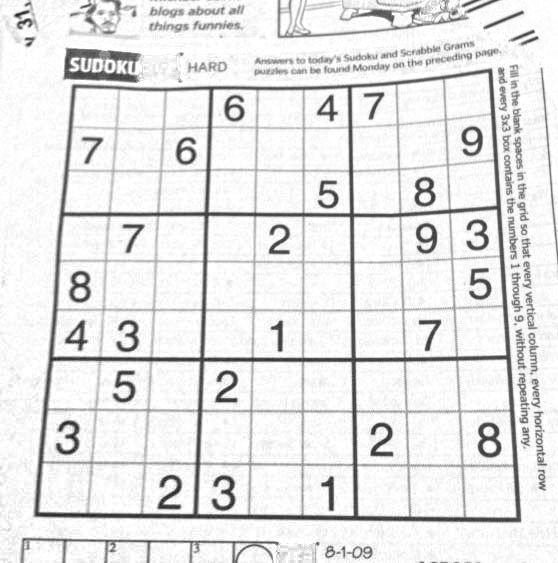
#> input picture videoProcessing/Assets/sudoku.jpg, 558 x 563 px
$ python 8-resimlerdeDonusumler.py
#> lines starting #> are read from the running program, lines starting #| are printed output that depends on the picture
# @title      :  resim transformasyonu
# @author     :  Hakan Kaya
# @date       :  03.09.2016
# @update     :  11.09.2016 by Hakan Kaya
# @description:  Video okuma ve gosterme islemi yapilmasi


import cv2
import numpy as np
from matplotlib import pyplot as plt

img = cv2.imread('./Assets/sudoku.jpg')
#> img is the input picture: shape (563, 558, 3); min 27, max 255, mean 229.5
rows, cols, ch = img.shape
#> rows = 563; cols = 558; ch = 3

pts1 = np.float32([[73, 85], [487, 65], [36, 511], [516, 516]])
pts2 = np.float32([[0, 0], [300, 0], [0, 300], [300, 300]])

M = cv2.getPerspectiveTransform(pts1, pts2)

dst = cv2.warpPerspective(img, M, (300, 300))
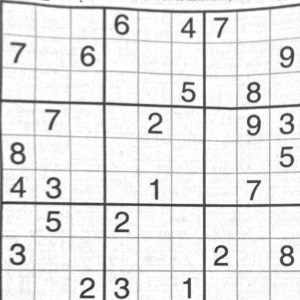
#> dst: shape (300, 300, 3); min 37, max 255, mean 229.9

plt.subplot(121), plt.imshow(img), plt.title('Input')
plt.subplot(122), plt.imshow(dst), plt.title('Output')
plt.show()
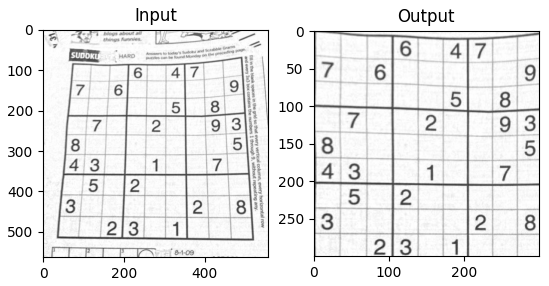
#> figure drawn by matplotlib, 2 panels

# Assets dosyasi icinde "transformasyonSonucu" dosyasi var

$ run again, with videoProcessing/Assets/gradient.jpg copied over videoProcessing/Assets/sudoku.jpg
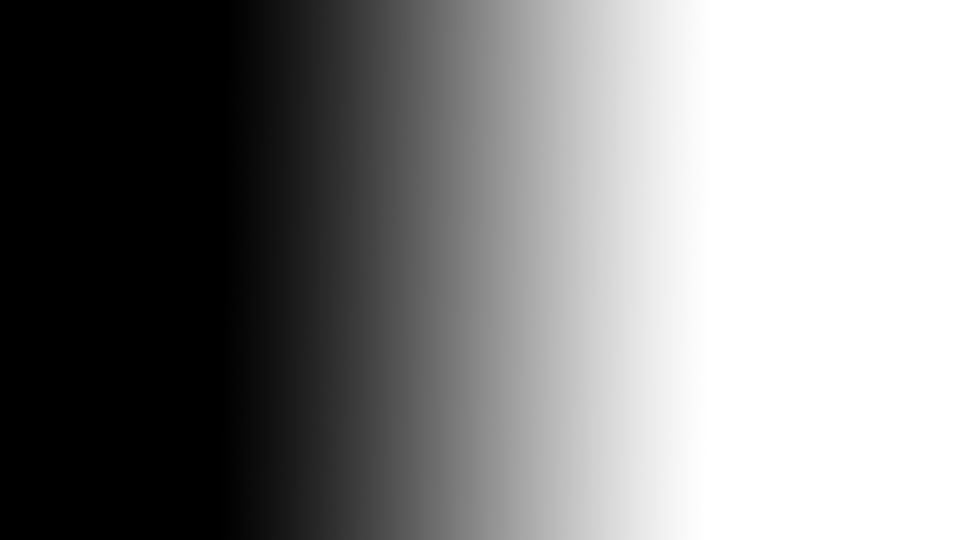
#> input picture videoProcessing/Assets/gradient.jpg, 1920 x 1080 px (shown at 1/2 size)
#> img is the input picture: shape (1080, 1920, 3); mean B, G, R 131.1, 131.1, 131.1
#> `plt.show()`:
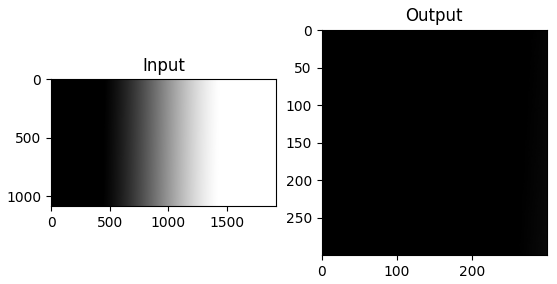
#> figure drawn by matplotlib, 2 panels; B, G, R data is drawn as R, G, B

$ run again, with videoProcessing/Assets/transformasyonSonucu.png saved as videoProcessing/Assets/sudoku.jpg
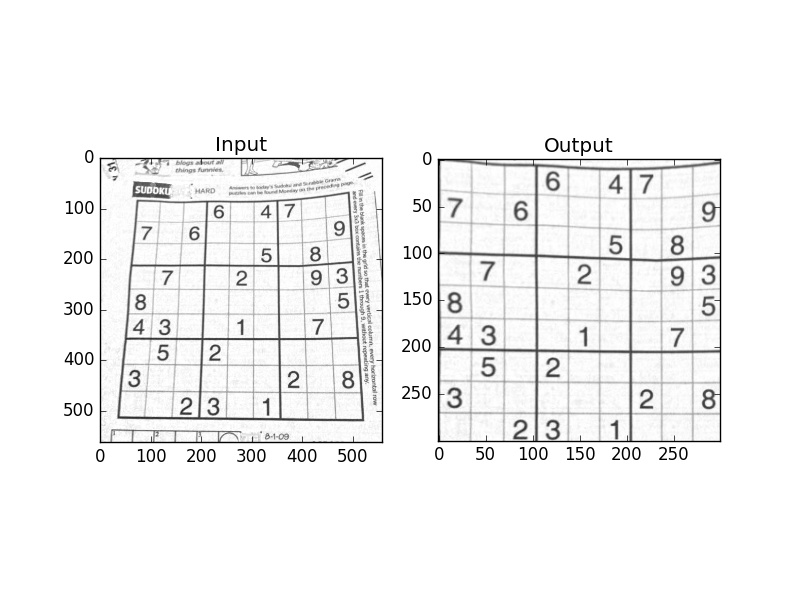
#> input picture videoProcessing/Assets/transformasyonSonucu.png, 800 x 600 px
#> img is the input picture: shape (600, 800, 3); min 0, max 255, mean 243.1
#> `dst = cv2.warpPerspective(img, M, (300, 300))`:
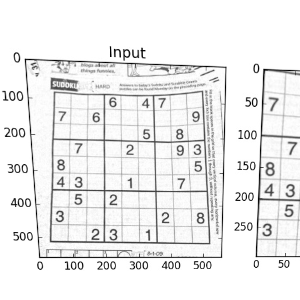
#> dst: shape (300, 300, 3); min 0, max 255, mean 236.3
#> `plt.show()`:
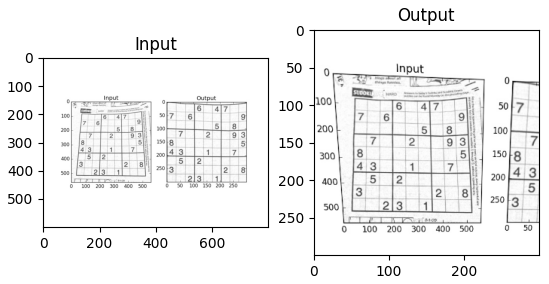
#> figure drawn by matplotlib, 2 panels
